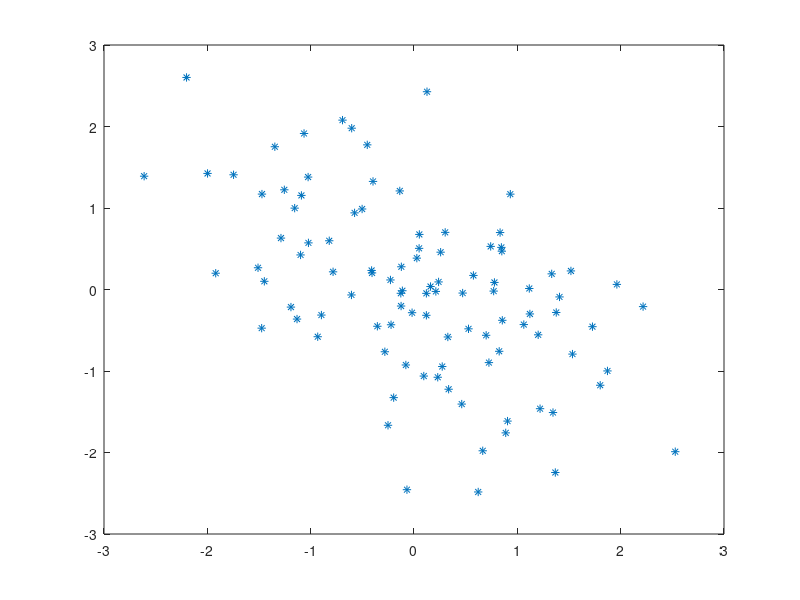

Recreate this plot in MATLAB.
% Problem Set 6 Problem 2
clear all
close all

% The Bivariate Normal Distribution

rho=-.5;
sigmax=1;
sigmay=1;
muxy=[0 0];

C=[sigmax^2, rho*sigmax*sigmay; rho*sigmax*sigmay,sigmay^2];

values = mvnrnd(muxy,C,100);

plot(values(:,1),values(:,2),'*')